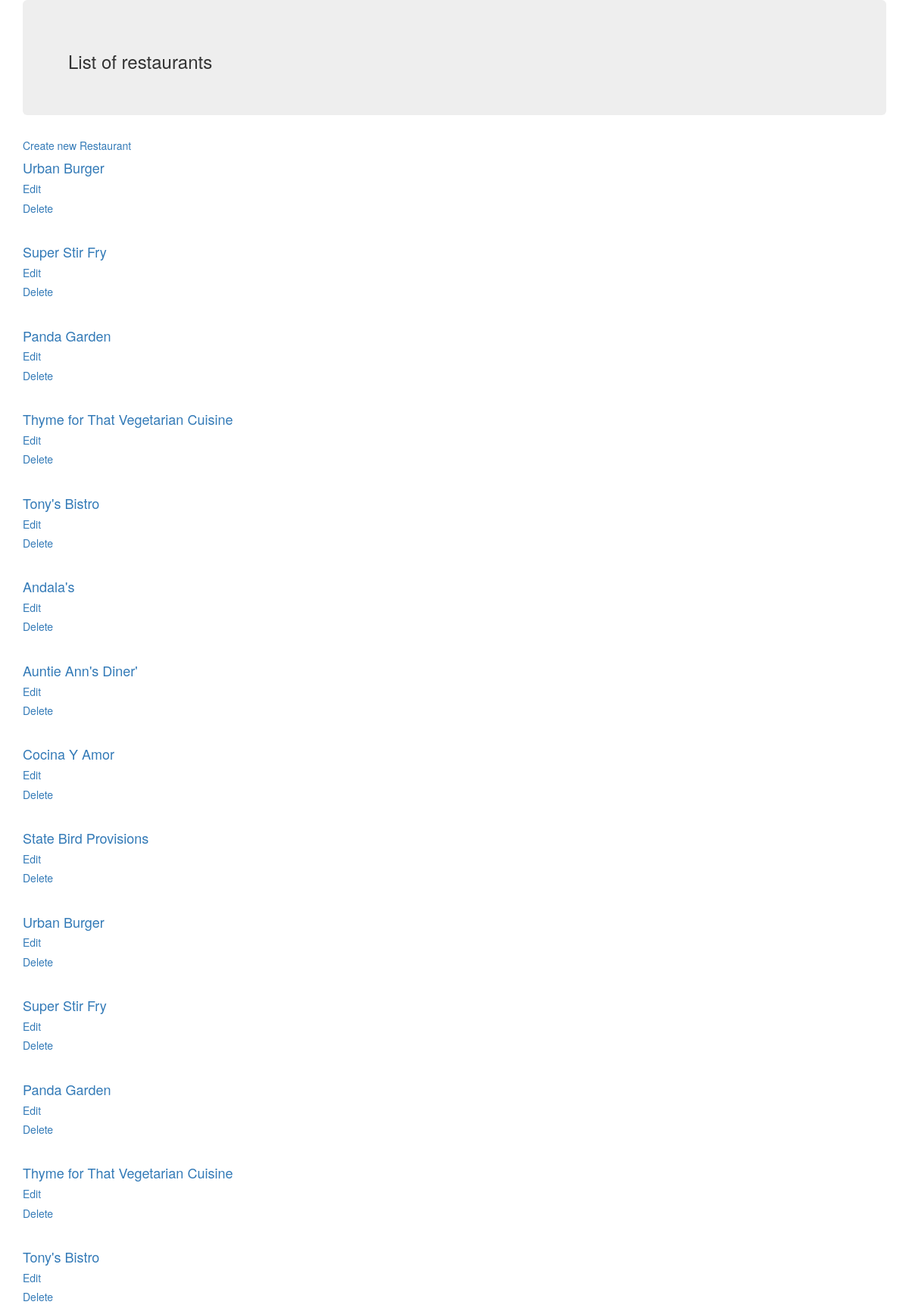
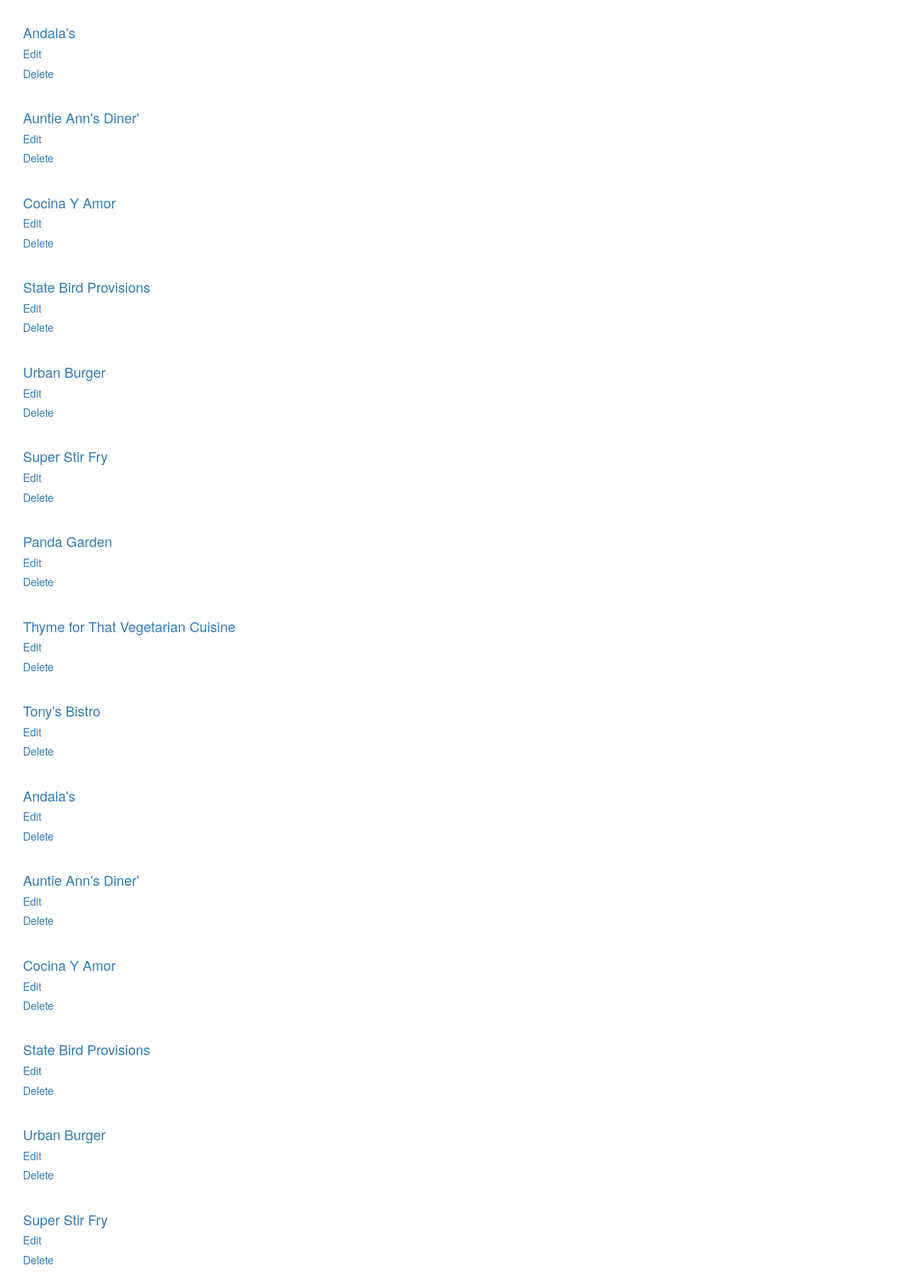
The page / (upper part) on the database its author committed (2 pictures, top to bottom).
### tables this page shows
CREATE TABLE restaurant (
	id INTEGER NOT NULL, 
	name VARCHAR(250) NOT NULL, 
	PRIMARY KEY (id)
);

### webserver.py (the view)
@app.route("/")
def restaurants():
    c, conn = getConnection()
    c.execute("SELECT * FROM restaurant")
    return render_template('restaurants.html', restaurants=c.fetchall())

### webserver.py (called while the page is built)
def getConnection():
    conn = sqlite3.connect("restaurantmenu.db")
    c = conn.cursor()
    return c, conn

### templates/restaurants.html (shortened to what this page needs)
<!DOCTYPE html>
<html lang="en">
<head>
    <link href="https://maxcdn.bootstrapcdn.com/bootstrap/3.3.7/css/bootstrap.min.css" rel="stylesheet"
>
</head>
<body>
<div class="container">
    <div class="jumbotron clearfix">
        <h3>List of restaurants</h3>
    </div>
    <div class="">
        <a href="{{url_for('newRestaurant')}}">Create new Restaurant</a>
    </div>
    {% for restaurant in restaurants %}
    <h4><a href="{{url_for('menu',restaurantId = restaurant[0] )}}">{{ restaurant[1] }}</a></h4>
    <h5><a href="{{url_for('editRestaurant', restaurantId = restaurant[0])}}">Edit</a></h5>
    <h5><a href="{{url_for('deleteRestaurant' , restaurantId = restaurant[0])}}">Delete</a></h5>
    <br>
    {% endfor %}
</div>
</body>
</html>

### rows shown on the page
restaurant: name "Urban Burger"
restaurant: name "Super Stir Fry"
restaurant: name "Panda Garden"
restaurant: name "Thyme for That Vegetarian Cuisine"
restaurant: name "Tony's Bistro"
restaurant: name "Andala's"
restaurant: name "Auntie Ann's Diner'"
restaurant: name "Cocina Y Amor"
restaurant: name "State Bird Provisions"
restaurant: name "Urban Burger"
restaurant: name "Super Stir Fry"
restaurant: name "Panda Garden"
restaurant: name "Thyme for That Vegetarian Cuisine"
restaurant: name "Tony's Bistro"
restaurant: name "Andala's"
restaurant: name "Auntie Ann's Diner'"
restaurant: name "Cocina Y Amor"
restaurant: name "State Bird Provisions"
restaurant: name "Urban Burger"
restaurant: name "Super Stir Fry"
restaurant: name "Panda Garden"
restaurant: name "Thyme for That Vegetarian Cuisine"
restaurant: name "Tony's Bistro"
restaurant: name "Andala's"
restaurant: name "Auntie Ann's Diner'"
restaurant: name "Cocina Y Amor"
restaurant: name "State Bird Provisions"
restaurant: name "Urban Burger"
restaurant: name "Super Stir Fry"
